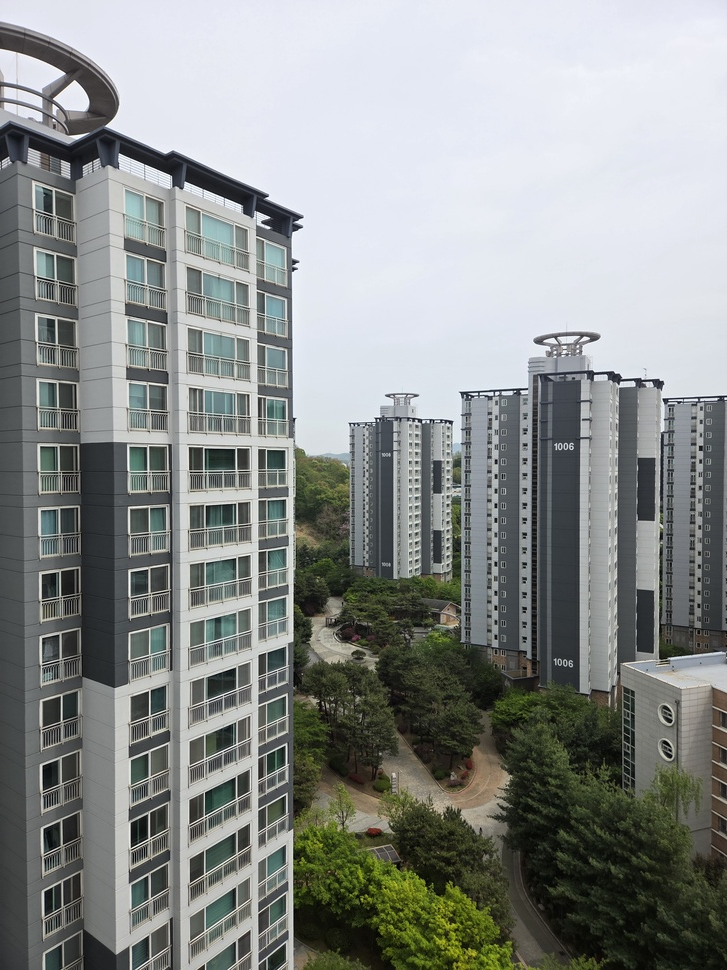
#> input picture data/20260427_134715.jpg, 727 x 970 px, shrunk from 3000 x 4000 before the run; its folder holds 3 pictures in this run
$ python main.py
#> lines starting #> are read from the running program, lines starting #| are printed output that depends on the picture; after the words box and inside, x2 and y2 are one past the last pixel; in counts of white or black regions, pixels touching at a corner belong together
import numpy as np
import cv2 as cv
import glob

# Load all images from data/ (order-agnostic)
image_paths = sorted(glob.glob('data/*.jpg'))
images = [cv.imread(p) for p in image_paths]
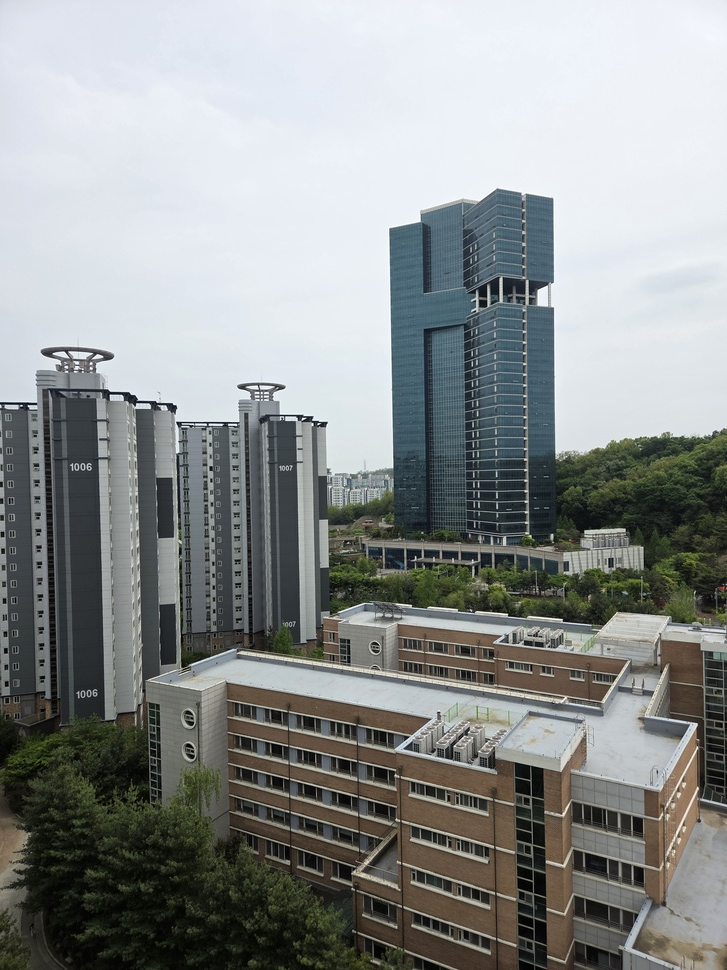
#> input picture data/20260427_134721.jpg, 727 x 970 px, shrunk from 3000 x 4000 before the run
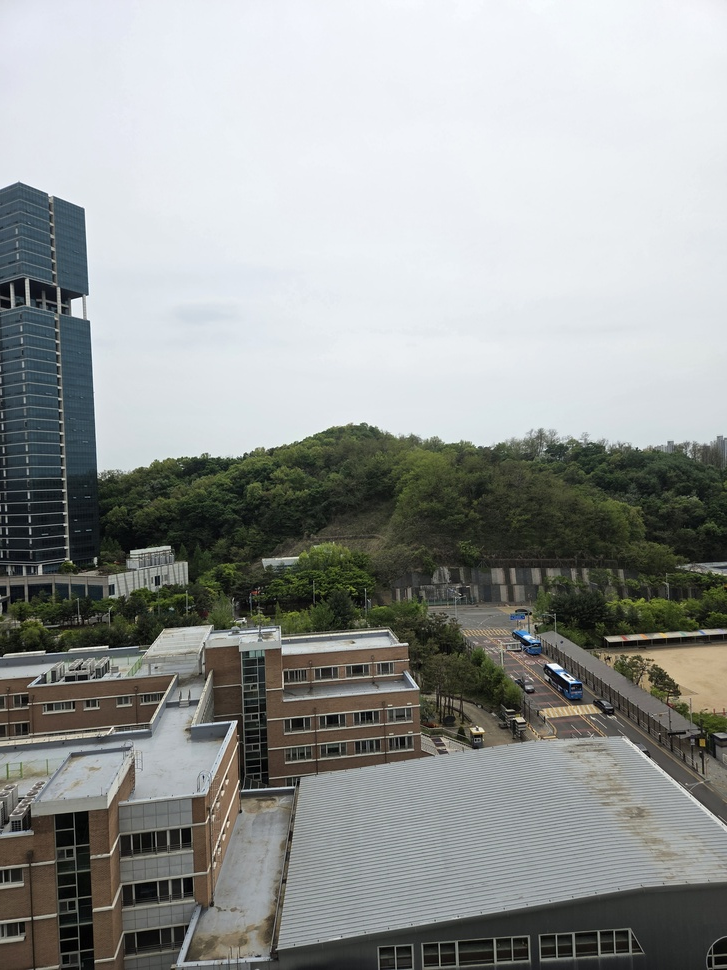
#> input picture data/20260427_134726.jpg, 727 x 970 px, shrunk from 3000 x 4000 before the run
#> images = 3 items
assert all(img is not None for img in images), 'Cannot read images'
n = len(images)
#> n = 3

fdetector = cv.BRISK_create()
fmatcher = cv.DescriptorMatcher_create('BruteForce-Hamming')

# Pre-compute features once per image
features = [fdetector.detectAndCompute(img, None) for img in images]
#> features = 3 items

def match_pair(i, j):
    """Match images[i] and images[j]. Returns (inlier_count, dx).
    dx > 0 means images[j] is positioned to the right of images[i]."""
    kpts_i, desc_i = features[i]
    kpts_j, desc_j = features[j]
    knn = fmatcher.knnMatch(desc_i, desc_j, k=2)
    good = [m for m, nn in knn if m.distance < 0.75 * nn.distance]
    if len(good) < 4:
        return 0, 0.0
    pts_i = np.float32([kpts_i[m.queryIdx].pt for m in good])
    pts_j = np.float32([kpts_j[m.trainIdx].pt for m in good])
    H, mask = cv.findHomography(pts_j, pts_i, cv.RANSAC, 5.0)
    if H is None:
        return 0, 0.0
    inlier_idx = mask.ravel().astype(bool)
    avg_x_i = float(pts_i[inlier_idx, 0].mean())
    dx = avg_x_i - images[i].shape[1] / 2
    return int(inlier_idx.sum()), dx

# Pairwise matching
inliers = np.zeros((n, n), dtype=int)
#> inliers = [[0, 0, 0], [0, 0, 0], [0, 0, 0]]
dx = np.zeros((n, n))
#> dx = [[0, 0, 0], [0, 0, 0], [0, 0, 0]]
for i in range(n):
    for j in range(n):
        if i != j:
            inliers[i, j], dx[i, j] = match_pair(i, j)
#> this loop made 3 passes

print('Pairwise inlier counts:')
print(inliers)
#| [[  0 391   6]
#|  [371   0 605]
#|  [  4 586   0]]

# Reference image = most total inlier matches (likely the central one)
ref = int(inliers.sum(axis=1).argmax())
#> ref = 1
positions = [0.0 if i == ref else dx[ref, i] for i in range(n)]
#> positions = [-234.4, 0, 224.1]
order = sorted(range(n), key=lambda i: positions[i])
#> order = [0, 1, 2]
print(f'Reference: {image_paths[ref]}')
#| Reference: data/20260427_134721.jpg
print(f'Order (left to right): {[image_paths[i] for i in order]}')
#| Order (left to right): ['data/20260427_134715.jpg', 'data/20260427_134721.jpg', 'data/20260427_134726.jpg']

def gaussian_pyr(img, levels):
    pyr = [img.astype(np.float32)]
    for _ in range(levels - 1):
        pyr.append(cv.pyrDown(pyr[-1]))
    return pyr

def laplacian_pyr(img, levels):
    gp = gaussian_pyr(img, levels)
    lp = [gp[-1]]
    for i in range(levels - 1, 0, -1):
        up = cv.pyrUp(gp[i], dstsize=(gp[i - 1].shape[1], gp[i - 1].shape[0]))
        lp.append(gp[i - 1] - up)
    return lp[::-1]

def multi_band_blend(img1, img2, mask, levels=5):
    """Blend img1 (where mask~1) and img2 (where mask~0) using Laplacian pyramids."""
    lp1 = laplacian_pyr(img1, levels)
    lp2 = laplacian_pyr(img2, levels)
    mp = gaussian_pyr(mask, levels)

    blended = []
    for l1, l2, m in zip(lp1, lp2, mp):
        m3 = m[..., None]
        blended.append(l1 * m3 + l2 * (1.0 - m3))

    result = blended[-1]
    for i in range(len(blended) - 2, -1, -1):
        result = cv.pyrUp(result, dstsize=(blended[i].shape[1], blended[i].shape[0]))
        result = result + blended[i]
    return np.clip(result, 0, 255).astype(np.uint8)


def stitch_pair(left, right):
    kpts_l, desc_l = fdetector.detectAndCompute(left, None)
    kpts_r, desc_r = fdetector.detectAndCompute(right, None)
    knn = fmatcher.knnMatch(desc_l, desc_r, k=2)
    match = [m for m, nn in knn if m.distance < 0.75 * nn.distance]

    pts_l = np.float32([kpts_l[m.queryIdx].pt for m in match])
    pts_r = np.float32([kpts_r[m.trainIdx].pt for m in match])
    H, _ = cv.findHomography(pts_r, pts_l, cv.RANSAC)
    canvas_w = left.shape[1] + right.shape[1]
    canvas_h = max(left.shape[0], right.shape[0])

    # Place each image on the same canvas (no overwrite — both kept for blending)
    warped_right = cv.warpPerspective(right, H, (canvas_w, canvas_h))
    canvas_left = np.zeros((canvas_h, canvas_w, 3), dtype=left.dtype)
    canvas_left[:left.shape[0], :left.shape[1]] = left

    # Distance-based mask: high inside each image, fades to 0 at borders
    mask_l = (cv.cvtColor(canvas_left, cv.COLOR_BGR2GRAY) > 0).astype(np.uint8)
    mask_r = (cv.cvtColor(warped_right, cv.COLOR_BGR2GRAY) > 0).astype(np.uint8)
    dist_l = cv.distanceTransform(mask_l, cv.DIST_L2, 5)
    dist_r = cv.distanceTransform(mask_r, cv.DIST_L2, 5)
    mask = dist_l / (dist_l + dist_r + 1e-6)

    # Pyramid depth based on canvas size
    min_dim = min(canvas_h, canvas_w)
    levels = max(2, min(5, int(np.log2(min_dim)) - 3))

    return multi_band_blend(canvas_left, warped_right, mask, levels=levels)

# Stitch in determined order: leftmost as base, append each next image to the right
img_merged = images[order[0]]
#> img_merged is the input picture: shape (970, 727, 3); mean B, G, R 138.8, 140.8, 137
for k in range(1, len(order)):
    img_merged = stitch_pair(img_merged, images[order[k]])
#> this loop made 2 passes
#> (knn in stitch_pair, match in stitch_pair, canvas_w in stitch_pair, canvas_h in stitch_pair, min_dim in stitch_pair, levels in stitch_pair) on passes 1 to 2: (9616 matches, 540 matches, 1454, 970, 970, 5), (14691 matches, 138 matches, 2181, 970, 970, 5)
#> pass 1, in stitch_pair, `warped_right = cv.warpPerspective(right, H, (canvas_w, canvas_h))`:
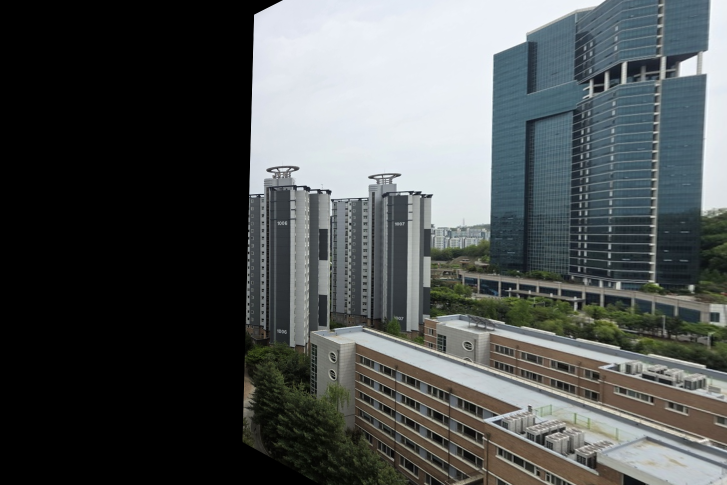
#> warped_right: shape (970, 1454, 3) (shown at 1/2 size); mean B, G, R 82.9, 83, 79
#> pass 1, in stitch_pair, `mask_l = (cv.cvtColor(canvas_left, cv.COLOR_BGR2GRAY) > 0).astype(np.u..`:
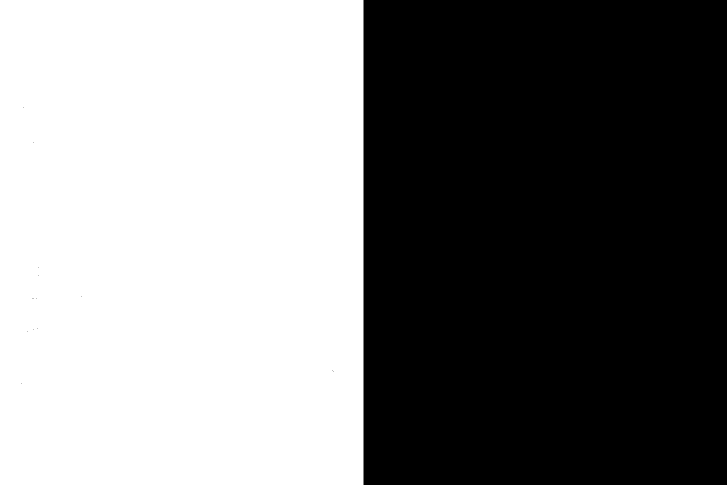
#> mask_l: shape (970, 1454) (shown at 1/2 size); values 0 (black) and 1 (white), 50% white; 1 white region, box (x1, y1, x2, y2) and area: (0, 0, 727, 970) 705176
#> pass 1, in stitch_pair, `mask_r = (cv.cvtColor(warped_right, cv.COLOR_BGR2GRAY) > 0).astype(np...`:
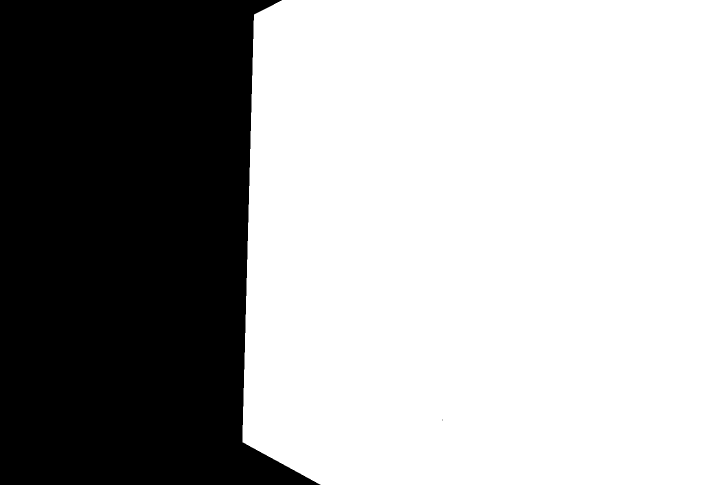
#> mask_r: shape (970, 1454) (shown at 1/2 size); values 0 (black) and 1 (white), 65.4% white; 2 black regions (1 under 20 px), largest, box (x1, y1, x2, y2) and area: (0, 0, 641, 970) 488229
#> pass 1, in stitch_pair, `dist_l = cv.distanceTransform(mask_l, cv.DIST_L2, 5)`:
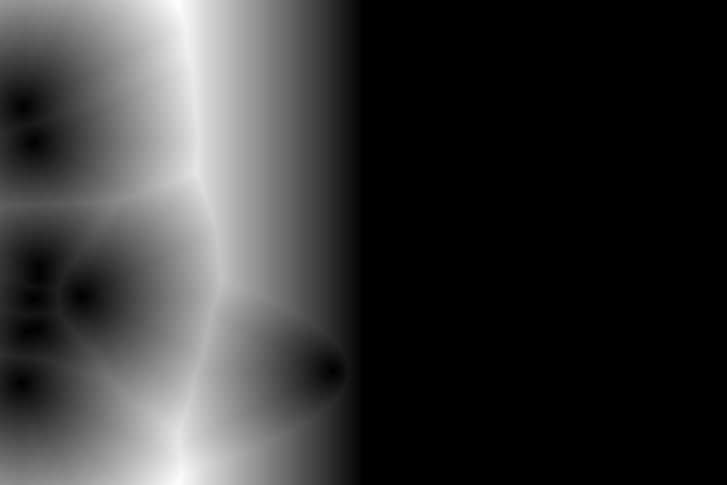
#> dist_l: shape (970, 1454) float32 (shown at 1/2 size); min 0, max 373.7, mean 79.5; drawn with min black and max white
#> after the loop:
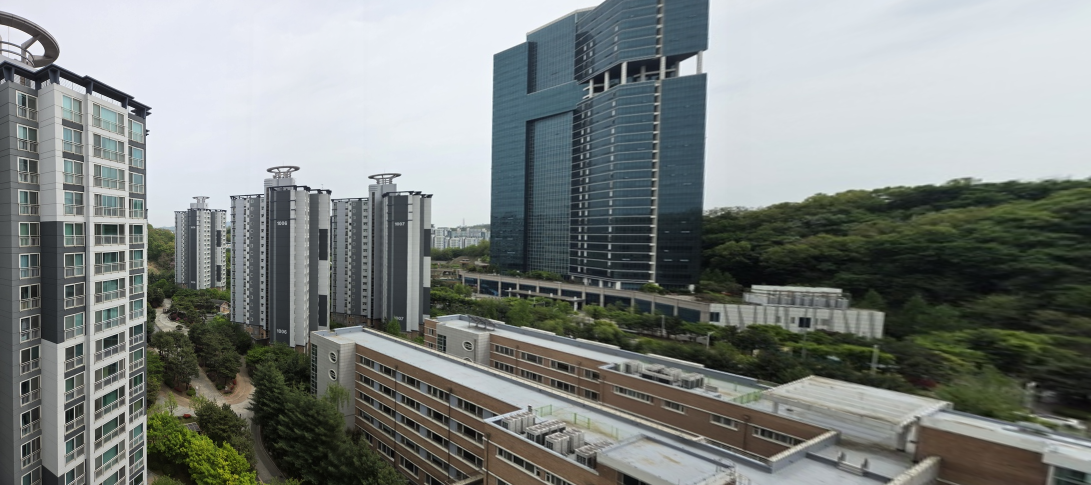
#> img_merged: shape (970, 2181, 3) (shown at 1/2 size); mean B, G, R 129, 131.5, 126.2

cv.imshow('Planar Image Stitching', img_merged)
cv.waitKey(0)
cv.destroyAllWindows()
